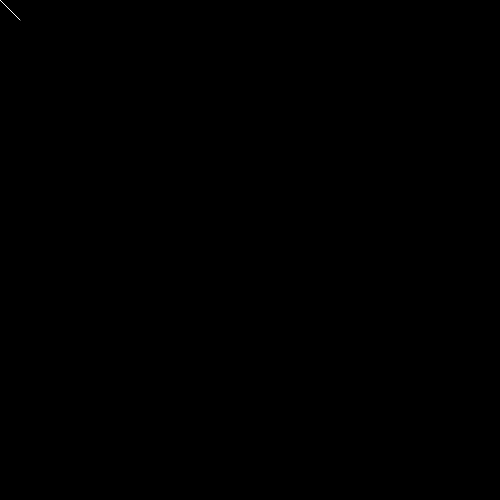
Frame 1 (no input)
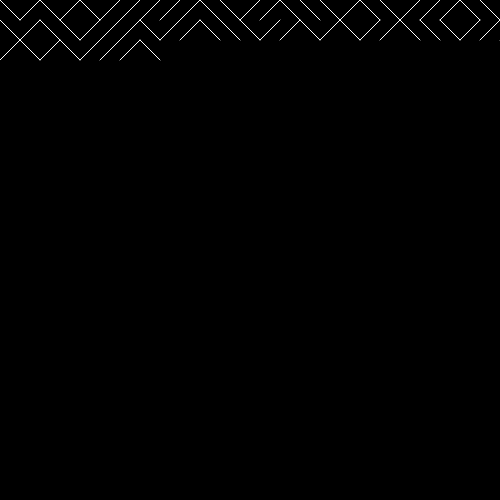
Frame 60 (no input)
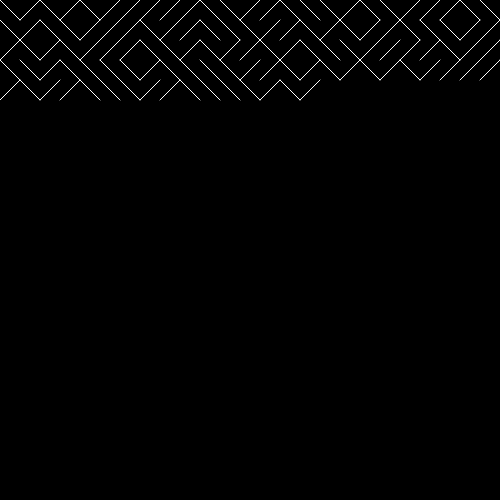
Frame 120 (the mouse pressed at the canvas centre since frame 60)

The p5.js sketch that drew these frames (run headless with seeded random() and noise() and a simulated clock; from frame 60 on, the mouse is pressed at the canvas centre):

// p5.js sketch
// ── sketch.js
// VARIAZIONE CAP 35 by Benedetta Borghi
// 2019 © Benedetta Borghi, Daniele @Fupete and the course DSII2019 at DESIGN.unirsm 
// github.com/dsii-2020-unirsm — github.com/fupete
// Educational purposes, MIT License, 2020, San Marino

let x = 0;
let y = 0;
let spacing = 20;


function setup() {
  createCanvas(500, 500);
  background(0);
}

function draw() {
  stroke(255);
  if (random(1) > 0.5) {
    line(x, y, x + spacing, y + spacing);
  } else {
    line(x, y + spacing, x + spacing, y);
  }
  
x = x + spacing;
if (x > width) {
  x = 0;
  y= y + spacing;
}
}
